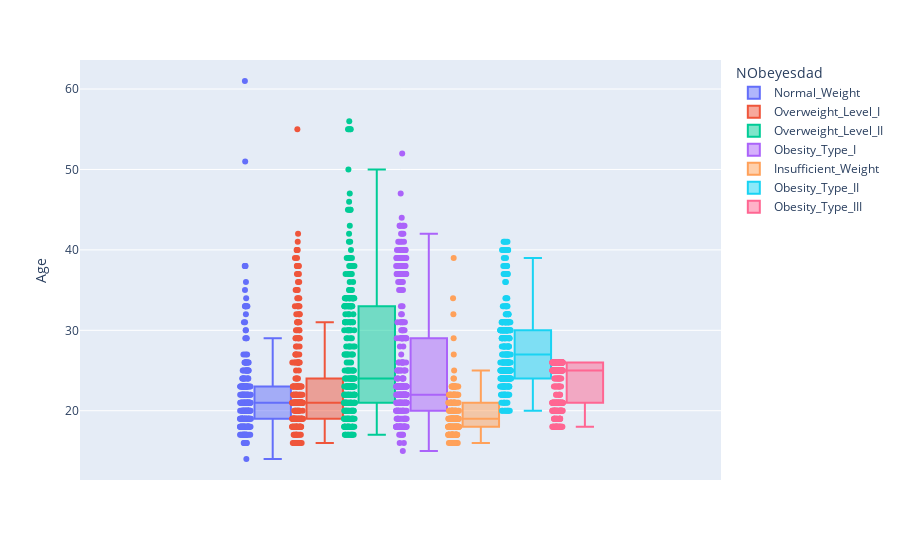
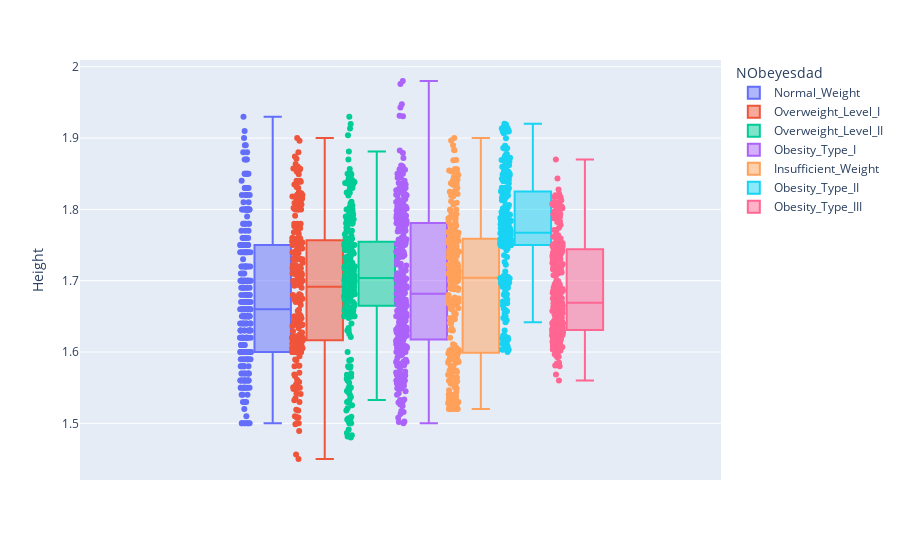
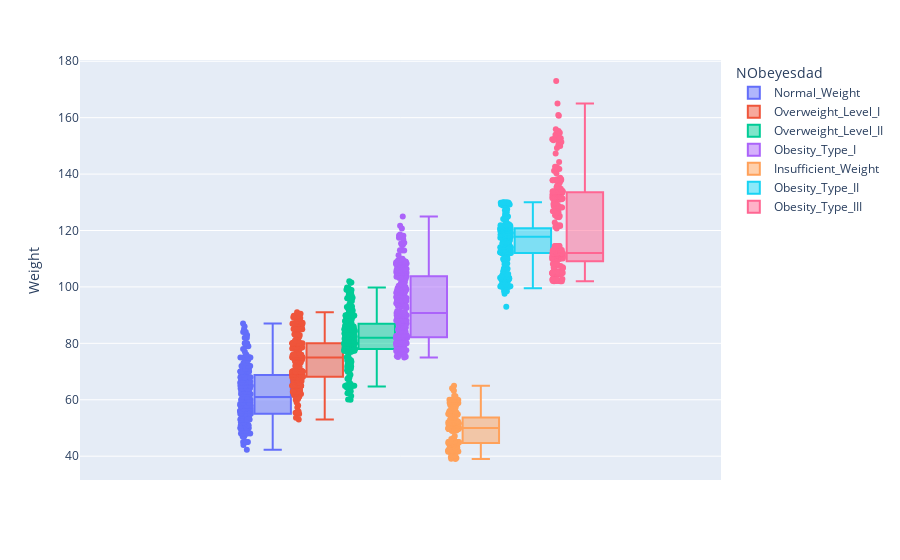

Notebook code cell kept with these figures, in order:
### Markdown cell above
##### Boxplots dos Dados Quantitativos Relacionados a Cada Classe do "NObeyesdad"

### Code cell
for coluna in ["Age","Height", "Weight"]:
    fig = px.box(df, y=coluna, points= 'all', color='NObeyesdad')
    fig.show()

### Figure 1 — Plotly figure (JSON) as saved in the notebook; plotly's stock layout.template omitted (floating-point values rounded to 4 significant figures; data arrays with more than 128 entries replaced by an {"elided": "..."} marker saying what was removed)
{"data": [{"alignmentgroup": "True", "boxpoints": "all", "hovertemplate": "NObeyesdad=Normal_Weight<br>Age=%{y}<extra></extra>", "legendgroup": "Normal_Weight", "marker": {"color": "#636efa"}, "name": "Normal_Weight", "notched": false, "offsetgroup": "Normal_Weight", "orientation": "v", "showlegend": true, "type": "box", "x0": " ", "xaxis": "x", "y": {"elided": "287 int values"}, "y0": " ", "yaxis": "y"}, {"alignmentgroup": "True", "boxpoints": "all", "hovertemplate": "NObeyesdad=Overweight_Level_I<br>Age=%{y}<extra></extra>", "legendgroup": "Overweight_Level_I", "marker": {"color": "#EF553B"}, "name": "Overweight_Level_I", "notched": false, "offsetgroup": "Overweight_Level_I", "orientation": "v", "showlegend": true, "type": "box", "x0": " ", "xaxis": "x", "y": {"elided": "290 int values"}, "y0": " ", "yaxis": "y"}, {"alignmentgroup": "True", "boxpoints": "all", "hovertemplate": "NObeyesdad=Overweight_Level_II<br>Age=%{y}<extra></extra>", "legendgroup": "Overweight_Level_II", "marker": {"color": "#00cc96"}, "name": "Overweight_Level_II", "notched": false, "offsetgroup": "Overweight_Level_II", "orientation": "v", "showlegend": true, "type": "box", "x0": " ", "xaxis": "x", "y": {"elided": "290 int values"}, "y0": " ", "yaxis": "y"}, {"alignmentgroup": "True", "boxpoints": "all", "hovertemplate": "NObeyesdad=Obesity_Type_I<br>Age=%{y}<extra></extra>", "legendgroup": "Obesity_Type_I", "marker": {"color": "#ab63fa"}, "name": "Obesity_Type_I", "notched": false, "offsetgroup": "Obesity_Type_I", "orientation": "v", "showlegend": true, "type": "box", "x0": " ", "xaxis": "x", "y": {"elided": "351 int values"}, "y0": " ", "yaxis": "y"}, {"alignmentgroup": "True", "boxpoints": "all", "hovertemplate": "NObeyesdad=Insufficient_Weight<br>Age=%{y}<extra></extra>", "legendgroup": "Insufficient_Weight", "marker": {"color": "#FFA15A"}, "name": "Insufficient_Weight", "notched": false, "offsetgroup": "Insufficient_Weight", "orientation": "v", "showlegend": true, "type": "box", "x0": " ", "xaxis": "x", "y": {"elided": "272 int values"}, "y0": " ", "yaxis": "y"}, {"alignmentgroup": "True", "boxpoints": "all", "hovertemplate": "NObeyesdad=Obesity_Type_II<br>Age=%{y}<extra></extra>", "legendgroup": "Obesity_Type_II", "marker": {"color": "#19d3f3"}, "name": "Obesity_Type_II", "notched": false, "offsetgroup": "Obesity_Type_II", "orientation": "v", "showlegend": true, "type": "box", "x0": " ", "xaxis": "x", "y": {"elided": "297 int values"}, "y0": " ", "yaxis": "y"}, {"alignmentgroup": "True", "boxpoints": "all", "hovertemplate": "NObeyesdad=Obesity_Type_III<br>Age=%{y}<extra></extra>", "legendgroup": "Obesity_Type_III", "marker": {"color": "#FF6692"}, "name": "Obesity_Type_III", "notched": false, "offsetgroup": "Obesity_Type_III", "orientation": "v", "showlegend": true, "type": "box", "x0": " ", "xaxis": "x", "y": {"elided": "324 int values"}, "y0": " ", "yaxis": "y"}], "layout": {"boxmode": "group", "legend": {"title": {"text": "NObeyesdad"}, "tracegroupgap": 0}, "margin": {"t": 60}, "xaxis": {"anchor": "y", "domain": [0, 1]}, "yaxis": {"anchor": "x", "domain": [0, 1], "title": {"text": "Age"}}}}

### Figure 2 — Plotly figure (JSON) as saved in the notebook; plotly's stock layout.template omitted (floating-point values rounded to 4 significant figures; data arrays with more than 128 entries replaced by an {"elided": "..."} marker saying what was removed)
{"data": [{"alignmentgroup": "True", "boxpoints": "all", "hovertemplate": "NObeyesdad=Normal_Weight<br>Height=%{y}<extra></extra>", "legendgroup": "Normal_Weight", "marker": {"color": "#636efa"}, "name": "Normal_Weight", "notched": false, "offsetgroup": "Normal_Weight", "orientation": "v", "showlegend": true, "type": "box", "x0": " ", "xaxis": "x", "y": {"elided": "287 float values"}, "y0": " ", "yaxis": "y"}, {"alignmentgroup": "True", "boxpoints": "all", "hovertemplate": "NObeyesdad=Overweight_Level_I<br>Height=%{y}<extra></extra>", "legendgroup": "Overweight_Level_I", "marker": {"color": "#EF553B"}, "name": "Overweight_Level_I", "notched": false, "offsetgroup": "Overweight_Level_I", "orientation": "v", "showlegend": true, "type": "box", "x0": " ", "xaxis": "x", "y": {"elided": "290 float values"}, "y0": " ", "yaxis": "y"}, {"alignmentgroup": "True", "boxpoints": "all", "hovertemplate": "NObeyesdad=Overweight_Level_II<br>Height=%{y}<extra></extra>", "legendgroup": "Overweight_Level_II", "marker": {"color": "#00cc96"}, "name": "Overweight_Level_II", "notched": false, "offsetgroup": "Overweight_Level_II", "orientation": "v", "showlegend": true, "type": "box", "x0": " ", "xaxis": "x", "y": {"elided": "290 float values"}, "y0": " ", "yaxis": "y"}, {"alignmentgroup": "True", "boxpoints": "all", "hovertemplate": "NObeyesdad=Obesity_Type_I<br>Height=%{y}<extra></extra>", "legendgroup": "Obesity_Type_I", "marker": {"color": "#ab63fa"}, "name": "Obesity_Type_I", "notched": false, "offsetgroup": "Obesity_Type_I", "orientation": "v", "showlegend": true, "type": "box", "x0": " ", "xaxis": "x", "y": {"elided": "351 float values"}, "y0": " ", "yaxis": "y"}, {"alignmentgroup": "True", "boxpoints": "all", "hovertemplate": "NObeyesdad=Insufficient_Weight<br>Height=%{y}<extra></extra>", "legendgroup": "Insufficient_Weight", "marker": {"color": "#FFA15A"}, "name": "Insufficient_Weight", "notched": false, "offsetgroup": "Insufficient_Weight", "orientation": "v", "showlegend": true, "type": "box", "x0": " ", "xaxis": "x", "y": {"elided": "272 float values"}, "y0": " ", "yaxis": "y"}, {"alignmentgroup": "True", "boxpoints": "all", "hovertemplate": "NObeyesdad=Obesity_Type_II<br>Height=%{y}<extra></extra>", "legendgroup": "Obesity_Type_II", "marker": {"color": "#19d3f3"}, "name": "Obesity_Type_II", "notched": false, "offsetgroup": "Obesity_Type_II", "orientation": "v", "showlegend": true, "type": "box", "x0": " ", "xaxis": "x", "y": {"elided": "297 float values"}, "y0": " ", "yaxis": "y"}, {"alignmentgroup": "True", "boxpoints": "all", "hovertemplate": "NObeyesdad=Obesity_Type_III<br>Height=%{y}<extra></extra>", "legendgroup": "Obesity_Type_III", "marker": {"color": "#FF6692"}, "name": "Obesity_Type_III", "notched": false, "offsetgroup": "Obesity_Type_III", "orientation": "v", "showlegend": true, "type": "box", "x0": " ", "xaxis": "x", "y": {"elided": "324 float values"}, "y0": " ", "yaxis": "y"}], "layout": {"boxmode": "group", "legend": {"title": {"text": "NObeyesdad"}, "tracegroupgap": 0}, "margin": {"t": 60}, "xaxis": {"anchor": "y", "domain": [0, 1]}, "yaxis": {"anchor": "x", "domain": [0, 1], "title": {"text": "Height"}}}}

### Figure 3 — Plotly figure (JSON) as saved in the notebook; plotly's stock layout.template omitted (floating-point values rounded to 4 significant figures; data arrays with more than 128 entries replaced by an {"elided": "..."} marker saying what was removed)
{"data": [{"alignmentgroup": "True", "boxpoints": "all", "hovertemplate": "NObeyesdad=Normal_Weight<br>Weight=%{y}<extra></extra>", "legendgroup": "Normal_Weight", "marker": {"color": "#636efa"}, "name": "Normal_Weight", "notched": false, "offsetgroup": "Normal_Weight", "orientation": "v", "showlegend": true, "type": "box", "x0": " ", "xaxis": "x", "y": {"elided": "287 float values"}, "y0": " ", "yaxis": "y"}, {"alignmentgroup": "True", "boxpoints": "all", "hovertemplate": "NObeyesdad=Overweight_Level_I<br>Weight=%{y}<extra></extra>", "legendgroup": "Overweight_Level_I", "marker": {"color": "#EF553B"}, "name": "Overweight_Level_I", "notched": false, "offsetgroup": "Overweight_Level_I", "orientation": "v", "showlegend": true, "type": "box", "x0": " ", "xaxis": "x", "y": {"elided": "290 float values"}, "y0": " ", "yaxis": "y"}, {"alignmentgroup": "True", "boxpoints": "all", "hovertemplate": "NObeyesdad=Overweight_Level_II<br>Weight=%{y}<extra></extra>", "legendgroup": "Overweight_Level_II", "marker": {"color": "#00cc96"}, "name": "Overweight_Level_II", "notched": false, "offsetgroup": "Overweight_Level_II", "orientation": "v", "showlegend": true, "type": "box", "x0": " ", "xaxis": "x", "y": {"elided": "290 float values"}, "y0": " ", "yaxis": "y"}, {"alignmentgroup": "True", "boxpoints": "all", "hovertemplate": "NObeyesdad=Obesity_Type_I<br>Weight=%{y}<extra></extra>", "legendgroup": "Obesity_Type_I", "marker": {"color": "#ab63fa"}, "name": "Obesity_Type_I", "notched": false, "offsetgroup": "Obesity_Type_I", "orientation": "v", "showlegend": true, "type": "box", "x0": " ", "xaxis": "x", "y": {"elided": "351 float values"}, "y0": " ", "yaxis": "y"}, {"alignmentgroup": "True", "boxpoints": "all", "hovertemplate": "NObeyesdad=Insufficient_Weight<br>Weight=%{y}<extra></extra>", "legendgroup": "Insufficient_Weight", "marker": {"color": "#FFA15A"}, "name": "Insufficient_Weight", "notched": false, "offsetgroup": "Insufficient_Weight", "orientation": "v", "showlegend": true, "type": "box", "x0": " ", "xaxis": "x", "y": {"elided": "272 float values"}, "y0": " ", "yaxis": "y"}, {"alignmentgroup": "True", "boxpoints": "all", "hovertemplate": "NObeyesdad=Obesity_Type_II<br>Weight=%{y}<extra></extra>", "legendgroup": "Obesity_Type_II", "marker": {"color": "#19d3f3"}, "name": "Obesity_Type_II", "notched": false, "offsetgroup": "Obesity_Type_II", "orientation": "v", "showlegend": true, "type": "box", "x0": " ", "xaxis": "x", "y": {"elided": "297 float values"}, "y0": " ", "yaxis": "y"}, {"alignmentgroup": "True", "boxpoints": "all", "hovertemplate": "NObeyesdad=Obesity_Type_III<br>Weight=%{y}<extra></extra>", "legendgroup": "Obesity_Type_III", "marker": {"color": "#FF6692"}, "name": "Obesity_Type_III", "notched": false, "offsetgroup": "Obesity_Type_III", "orientation": "v", "showlegend": true, "type": "box", "x0": " ", "xaxis": "x", "y": {"elided": "324 float values"}, "y0": " ", "yaxis": "y"}], "layout": {"boxmode": "group", "legend": {"title": {"text": "NObeyesdad"}, "tracegroupgap": 0}, "margin": {"t": 60}, "xaxis": {"anchor": "y", "domain": [0, 1]}, "yaxis": {"anchor": "x", "domain": [0, 1], "title": {"text": "Weight"}}}}
